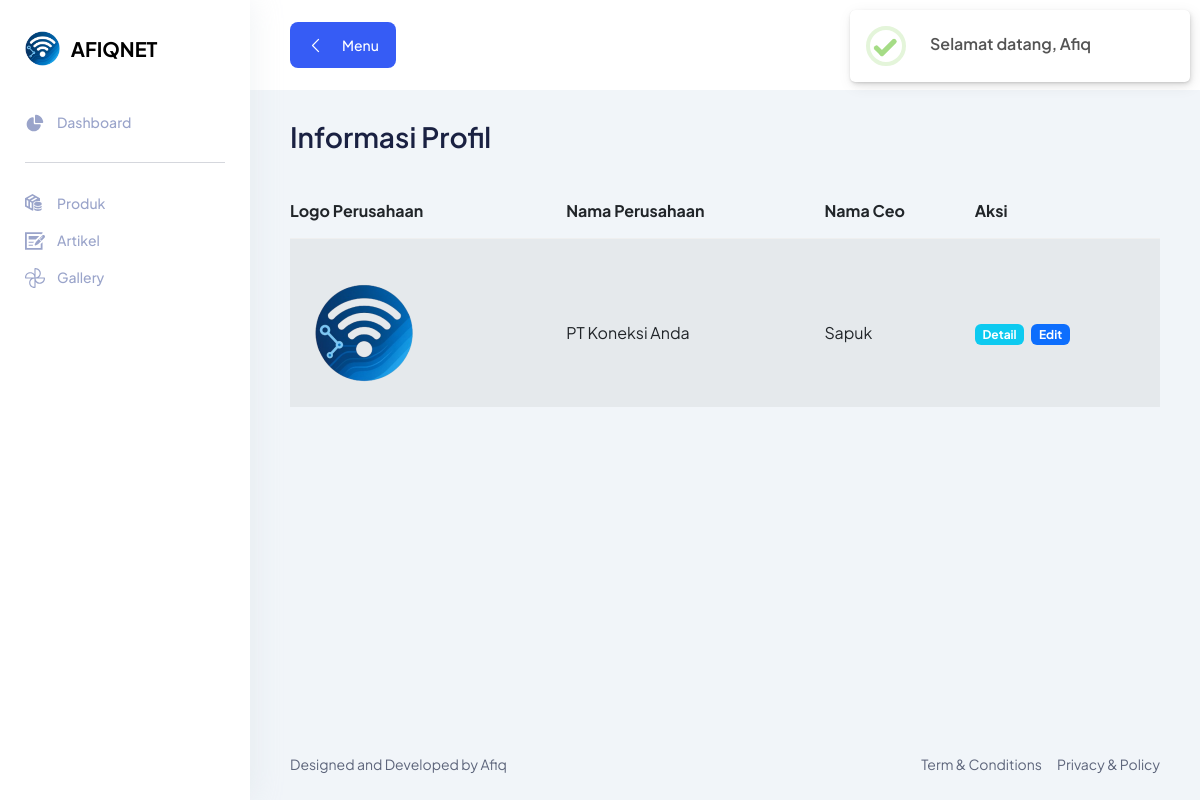
The page /backend/index.php?page=profil (signed in) on the database its author committed.
### tables this page shows
CREATE TABLE `profile` (
  `id` int NOT NULL,
  `nama_perusahaan` varchar(30) NOT NULL,
  `logo` varchar(30) NOT NULL,
  `slogan` varchar(100) NOT NULL,
  `deskripsi` text NOT NULL,
  `nama_ceo` varchar(100) NOT NULL,
  `telp` varchar(30) NOT NULL,
  `cover` varchar(30) NOT NULL,
  `foto_ceo` varchar(30) NOT NULL,
  `email_perusahaan` varchar(50) NOT NULL,
  `alamat_perusahaan` text NOT NULL
);

### backend/profil.php (the view, shortened to what this page needs)
<section class="section">
    <div class="container-fluid">
        <div class="title-wrapper pt-30">
            <div class="row align-items-center">
                <div class="col-md-6">
                    <div class="title">
                        <h2>Informasi Profil</h2>
                    </div>
                </div>
            </div>
        </div>
        <table class="table table-striped ">
            <thead>
                <tr>
                    <th>Logo Perusahaan</th>
                    <th>Nama Perusahaan</th>
                    <th>Nama Ceo</th>
                    <th>Aksi</th>
                </tr>
            </thead>
            <tbody>
                <?php
                $tmp = mysqli_query($konek, "SELECT * FROM profile");
                while ($pro = mysqli_fetch_assoc($tmp)) :
                ?>
                    <tr>
                        <td><img src="img/profile/<?= $pro['logo']; ?>" width="100" class="rounded-3 m-4" alt="Logo Perusahaan"></td>
                        <td><?= $pro['nama_perusahaan'] ?></td>
                        <td><?= $pro['nama_ceo'] ?></td>
                        <td>
                            <a href="?page=profil_detail&id_detail=<?= $pro['id'] ?>" class="badge bg-info me-1">Detail</a>
                            <a href="?page=profil_ubah&id_ubah=<?= $pro['id'] ?>" class="badge bg-primary me-1">Edit</a>
                        </td>
                    </tr>
                <?php endwhile; ?>
            </tbody>
        </table>
    </div>
</section>

### backend/assets/css/fullcalendar.css (style rules this page uses)
:root { --fc-daygrid-event-dot-width:8px;--fc-list-event-dot-width:10px;--fc-list-event-hover-bg-color:#f5f5f5 }

### backend/assets/css/dataTables.css (style rules this page uses)
:root { --dt-row-selected: 13, 110, 253; --dt-row-selected-text: 255, 255, 255; --dt-row-selected-link: 9, 10, 11; --dt-row-stripe: 0, 0, 0; --dt-row-hover: 0, 0, 0; --dt-column-ordering: 0, 0, 0; --dt-html-background: white; }
:root { --dt-row-hover-alpha: 0.035; --dt-row-stripe-alpha: 0.023; --dt-column-ordering-alpha: 0.019; --dt-row-selected-stripe-alpha: 0.923; --dt-row-selected-column-ordering-alpha: 0.919; }

### rows shown on the page
profile: logo (picture), nama_perusahaan "PT Koneksi Anda", nama_ceo "Sapuk"
